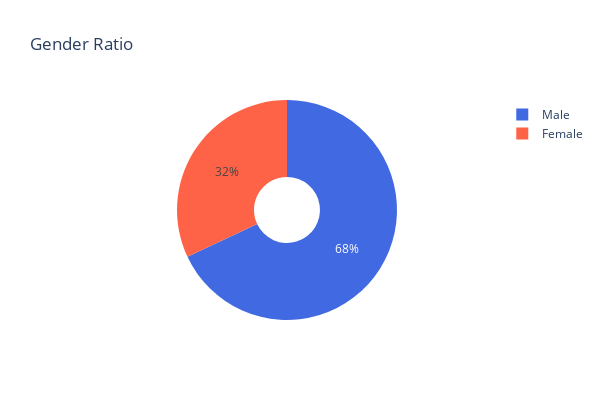

The notebook cell this image was saved under:
### Code cell
# 고객 남녀 비율 그래프

fig = px.pie(df_gender, values=df_gender, names=df_gender.index,
             title='Gender Ratio', color_discrete_sequence=['royalblue', 'tomato'],  
             hole=0.3)

fig.update_layout(
    width=600,  
    height=400,  
)

fig.show()

### Figure 1 — Plotly figure (JSON) as saved in the notebook; plotly's stock layout.template omitted (floating-point values rounded to 4 significant figures)
{"data": [{"domain": {"x": [0, 1], "y": [0, 1]}, "hole": 0.3, "hovertemplate": "Gender=%{label}<br>value=%{value}<extra></extra>", "labels": ["Male", "Female"], "legendgroup": "", "name": "", "showlegend": true, "type": "pie", "values": [68, 32]}], "layout": {"height": 400, "legend": {"tracegroupgap": 0}, "piecolorway": ["royalblue", "tomato"], "title": {"text": "Gender Ratio"}, "width": 600}}
